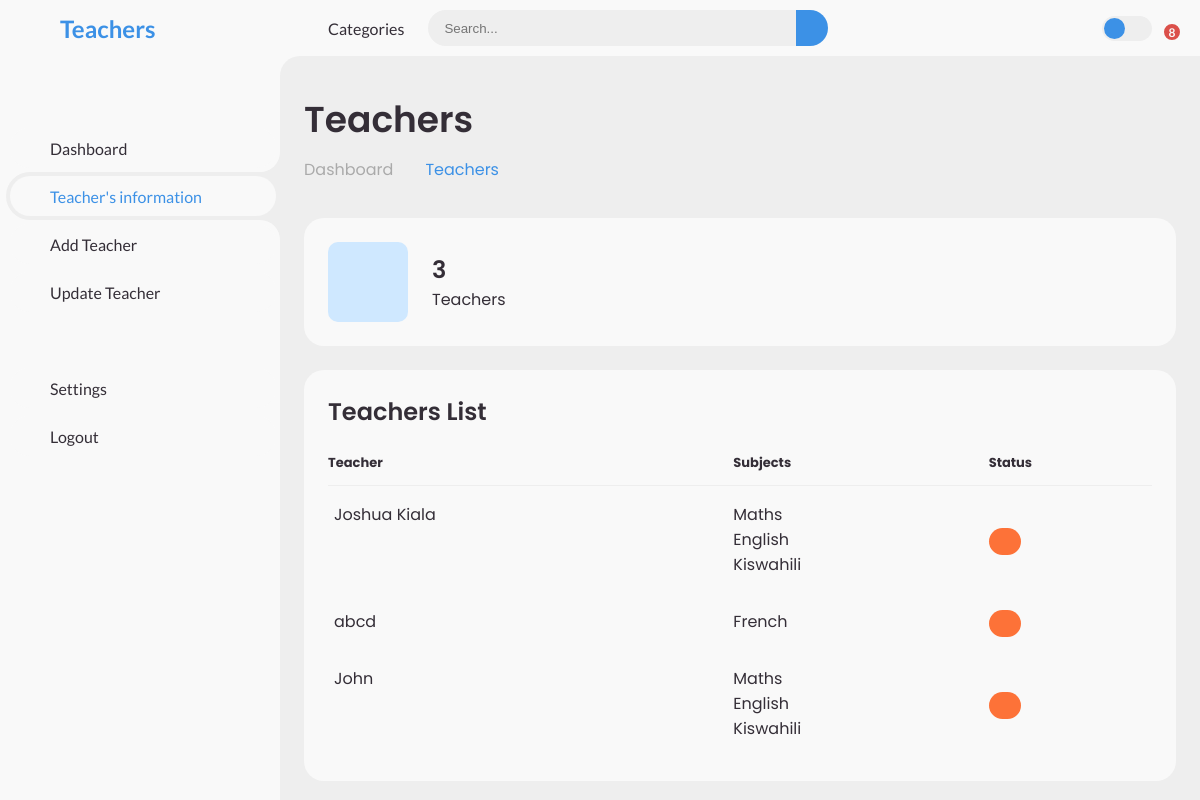
The page /teachers/ on the database as committed earlier.
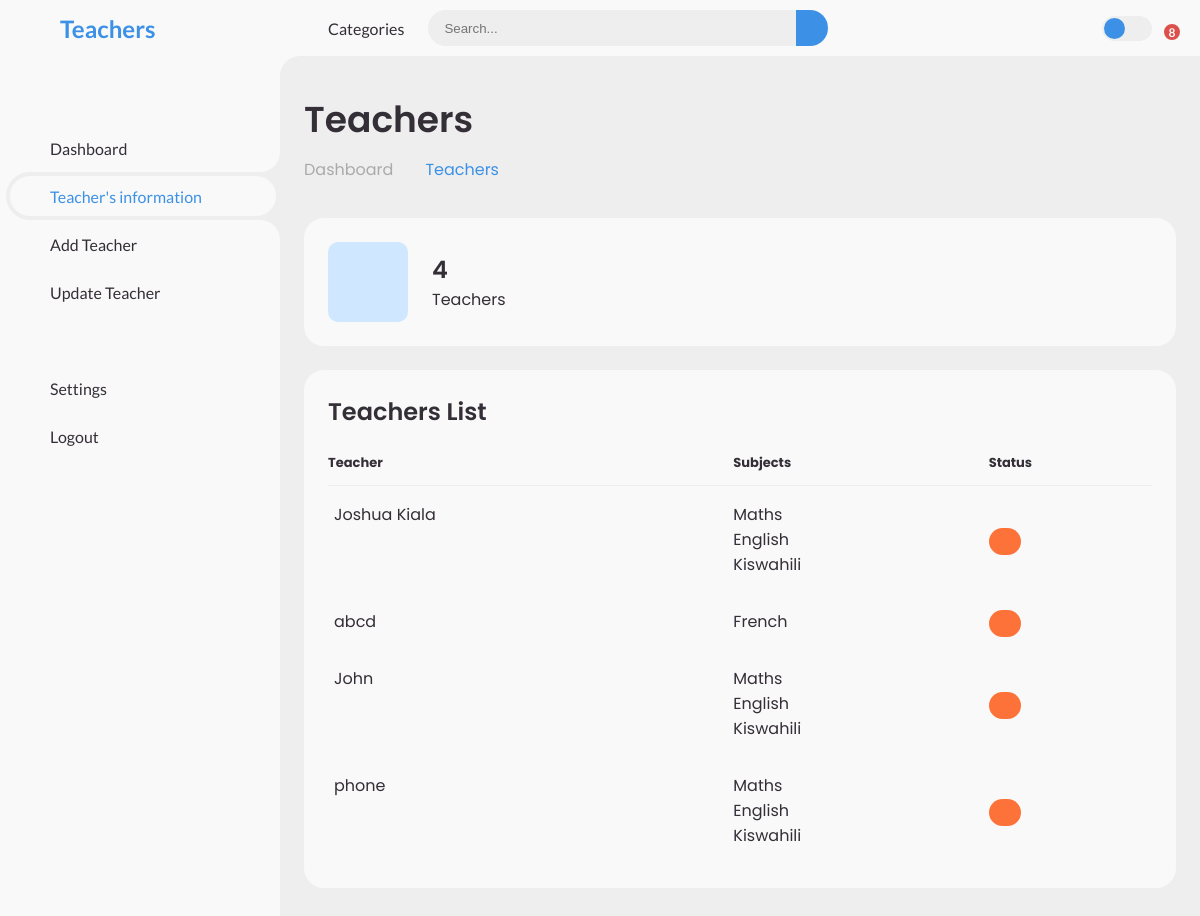
The same page on the database as committed later.
### playground/models.py (models this page shows, shortened)
class Teacher(models.Model):
    name = models.CharField(max_length=100)
    GENDER_CHOICES = (
    ('0', 'Male'),
    ('1', 'Female'),
    )
    gender = models.CharField(choices=GENDER_CHOICES, max_length=1)
    age = models.PositiveSmallIntegerField()
    grade_assigned = models.CharField(max_length=30, default='-')
    subjects = models.ManyToManyField(Subject, blank=True)

class Subject(models.Model):
    name = models.CharField(max_length=100)

### playground/views.py (the view)
# urls.py: path('teachers/', views.teachers_view, name='teachers'),
def teachers_view(request):
    teachers = Teacher.objects.all()
    return render(request, 'teacher.html', {'teachers': teachers})

### playground/templates/teacher.html (shortened to what this page needs)
<!DOCTYPE html>
<html lang="en">
<head>
  {% load static %}
  <link rel="stylesheet" href="{% static 'style.css' %}" />
</head>
<body>
  <section id="sidebar">
    <a href="{% url 'dashboard' %}" class="brand">
      <span class="text">Teachers</span>
    </a>
    <ul class="side-menu top">
      <li>
        <a href="{% url 'teachers' %}">
          <span class="text">Dashboard</span>
        </a>
      </li>
      <li class="active">
        <a href="{% url 'teachers' %}">
          <span class="text">Teacher's information</span>
        </a>
      </li>
      <li>
        <a href="#">
          <span class="text">Add Teacher</span>
        </a>
      </li>
      <li>
        <a href="#">
          <span class="text">Update Teacher</span>
        </a>
      </li>
    </ul>
    <ul class="side-menu">
      <li>
        <a href="#">
          <span class="text">Settings</span>
        </a>
      </li>
      <li>
        <a href="{% url 'signout' %}" >
          <span class="text">Logout</span>
        </a>
      </li>
    </ul>
  </section>
  <section id="content">
    <nav>
      <a href="#" class="nav-link">Categories</a>
      <form action="#">
        <div class="form-input">
          <input type="search" placeholder="Search..." />
          <button type="submit" class="search-btn">
          </button>
        </div>
      </form>
      <label for="switch-mode" class="switch-mode"></label>
      <a href="#" class="notification">
        <span class="num">8</span>
      </a>
    </nav>
    <main>
      <div class="head-title">
        <div class="left">
          <h1>Teachers</h1>
          <ul class="breadcrumb">
            <li>
              <a href="{% url 'dashboard' %}">Dashboard</a>
            </li>
            <li>
              <a class="active" href="#">Teachers</a>
            </li>
          </ul>
        </div>
      </div>
      <ul class="box-info">
        <li>
          <i class="bx bxs-group"></i>
          <span class="text">
            <h3>{{ teachers.count }}</h3>
            <p>Teachers</p>
          </span>
        </li>
      </ul>
      <div class="table-data">
        <div class="order">
          <div class="head">
            <h3>Teachers List</h3>
          </div>
          <table>
            <thead>
              <tr>
                <th>Teacher</th>
                <th>Subjects</th>
                <th>Status</th>
              </tr>
            </thead>
            <tbody>
              {% for teacher in teachers %}
              <tr>
                <td>
                  <p>{{ teacher.name }}</p>
                </td>
                <td>
                  <ul>
                    {% for subject in teacher.subjects.all %}
                    <li>{{ subject.name }}</li>
                    {% endfor %}
                  </ul>
                </td>
                <td>
                  <span
                    class="status {% if teacher.status == 'active' %}completed{% else %}pending{% endif %}"
                    >{{ teacher.status }}</span
                  >
                </td>
              </tr>
              {% endfor %}
            </tbody>
          </table>
        </div>
      </div>
    </main>
  </section>
</body>
</html>

Rows that differ between the two databases and show on the page:
added Teacher: name "phone", Subject (name "Maths"), Subject (name "English"), Subject (name "Kiswahili")
Other text that changed with them:
{{ teachers.count }}: "3" → "4"
